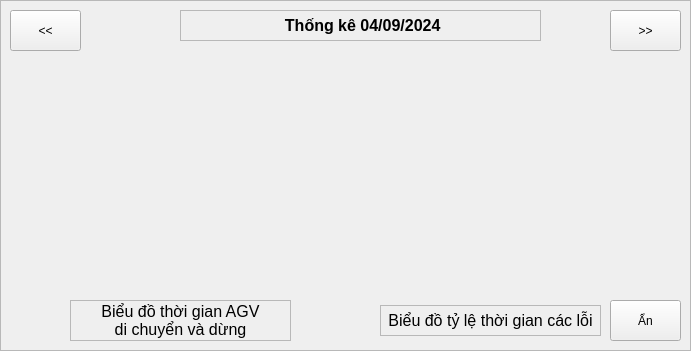
   <widget class="QFrame" name="fr_statistics">
    <property name="geometry">
     <rect>
      <x>110</x>
      <y>50</y>
      <width>691</width>
      <height>351</height>
     </rect>
    </property>
    <property name="autoFillBackground">
     <bool>true</bool>
    </property>
    <property name="frameShape">
     <enum>QFrame::StyledPanel</enum>
    </property>
    <property name="frameShadow">
     <enum>QFrame::Raised</enum>
    </property>
    <widget class="QLabel" name="lb_piechart_day">
     <property name="geometry">
      <rect>
       <x>180</x>
       <y>10</y>
       <width>361</width>
       <height>31</height>
      </rect>
     </property>
     <property name="font">
      <font>
       <pointsize>12</pointsize>
       <weight>75</weight>
       <bold>true</bold>
      </font>
     </property>
     <property name="autoFillBackground">
      <bool>false</bool>
     </property>
     <property name="frameShape">
      <enum>QFrame::StyledPanel</enum>
     </property>
     <property name="lineWidth">
      <number>1</number>
     </property>
     <property name="midLineWidth">
      <number>0</number>
     </property>
     <property name="text">
      <string> Thống kê 04/09/2024</string>
     </property>
     <property name="scaledContents">
      <bool>false</bool>
     </property>
     <property name="alignment">
      <set>Qt::AlignCenter</set>
     </property>
     <property name="wordWrap">
      <bool>false</bool>
     </property>
     <property name="openExternalLinks">
      <bool>false</bool>
     </property>
    </widget>
    <widget class="QWidget" name="widget_piechart_AGVerr" native="true">
     <property name="geometry">
      <rect>
       <x>345</x>
       <y>0</y>
       <width>346</width>
       <height>351</height>
      </rect>
     </property>
     <property name="autoFillBackground">
      <bool>false</bool>
     </property>
    </widget>
    <widget class="QLabel" name="lb_status_3">
     <property name="geometry">
      <rect>
       <x>70</x>
       <y>300</y>
       <width>221</width>
       <height>41</height>
      </rect>
     </property>
     <property name="font">
      <font>
       <pointsize>12</pointsize>
       <weight>50</weight>
       <bold>false</bold>
      </font>
     </property>
     <property name="autoFillBackground">
      <bool>false</bool>
     </property>
     <property name="frameShape">
      <enum>QFrame::StyledPanel</enum>
     </property>
     <property name="lineWidth">
      <number>1</number>
     </property>
     <property name="midLineWidth">
      <number>0</number>
     </property>
     <property name="text">
      <string>Biểu đồ thời gian AGV
di chuyển và dừng</string>
     </property>
     <property name="scaledContents">
      <bool>false</bool>
     </property>
     <property name="alignment">
      <set>Qt::AlignCenter</set>
     </property>
     <property name="wordWrap">
      <bool>false</bool>
     </property>
     <property name="openExternalLinks">
      <bool>false</bool>
     </property>
    </widget>
    <widget class="QLabel" name="lb_status_4">
     <property name="geometry">
      <rect>
       <x>380</x>
       <y>305</y>
       <width>221</width>
       <height>31</height>
      </rect>
     </property>
     <property name="font">
      <font>
       <pointsize>12</pointsize>
       <weight>50</weight>
       <bold>false</bold>
      </font>
     </property>
     <property name="autoFillBackground">
      <bool>false</bool>
     </property>
     <property name="frameShape">
      <enum>QFrame::StyledPanel</enum>
     </property>
     <property name="lineWidth">
      <number>1</number>
     </property>
     <property name="midLineWidth">
      <number>0</number>
     </property>
     <property name="text">
      <string>Biểu đồ tỷ lệ thời gian các lỗi</string>
     </property>
     <property name="scaledContents">
      <bool>false</bool>
     </property>
     <property name="alignment">
      <set>Qt::AlignCenter</set>
     </property>
     <property name="wordWrap">
      <bool>false</bool>
     </property>
     <property name="openExternalLinks">
      <bool>false</bool>
     </property>
    </widget>
    <widget class="QPushButton" name="bt_backday">
     <property name="geometry">
      <rect>
       <x>10</x>
       <y>10</y>
       <width>71</width>
       <height>41</height>
      </rect>
     </property>
     <property name="text">
      <string>&lt;&lt;</string>
     </property>
    </widget>
    <widget class="QPushButton" name="bt_nextday">
     <property name="geometry">
      <rect>
       <x>610</x>
       <y>10</y>
       <width>71</width>
       <height>41</height>
      </rect>
     </property>
     <property name="text">
      <string>&gt;&gt;</string>
     </property>
    </widget>
    <widget class="QPushButton" name="bt_hideStatistics">
     <property name="geometry">
      <rect>
       <x>610</x>
       <y>300</y>
       <width>71</width>
       <height>41</height>
      </rect>
     </property>
     <property name="text">
      <string>Ẩn</string>
     </property>
    </widget>
    <widget class="QFrame" name="fr_chart_time">
     <property name="geometry">
      <rect>
       <x>0</x>
       <y>0</y>
       <width>346</width>
       <height>351</height>
      </rect>
     </property>
     <property name="frameShape">
      <enum>QFrame::NoFrame</enum>
     </property>
     <property name="frameShadow">
      <enum>QFrame::Raised</enum>
     </property>
    </widget>
    <zorder>fr_chart_time</zorder>
    <zorder>widget_piechart_AGVerr</zorder>
    <zorder>lb_piechart_day</zorder>
    <zorder>lb_status_3</zorder>
    <zorder>lb_status_4</zorder>
    <zorder>bt_backday</zorder>
    <zorder>bt_hideStatistics</zorder>
    <zorder>bt_nextday</zorder>
   </widget>
